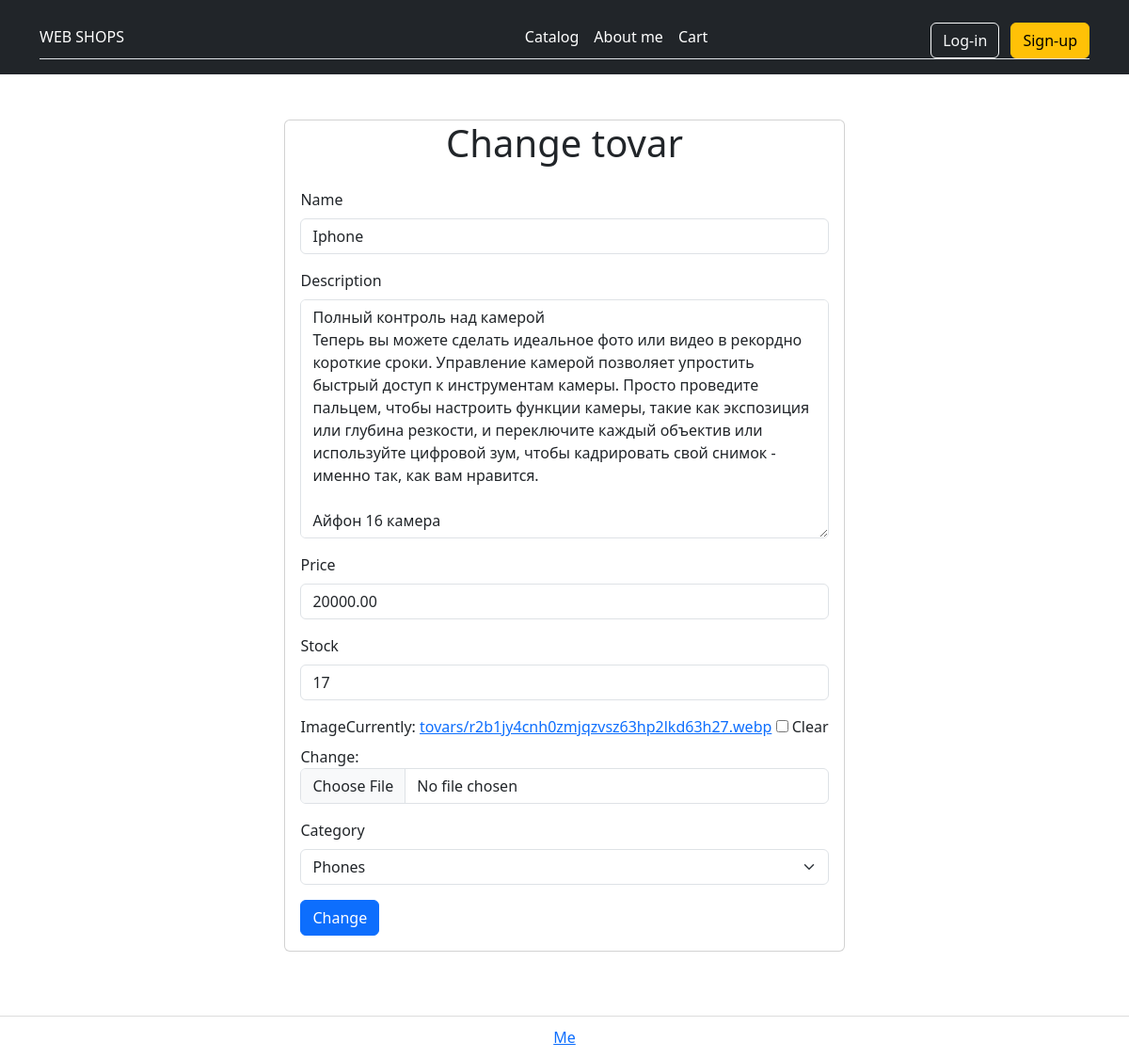
The app's page /tovars/1/update, older data.
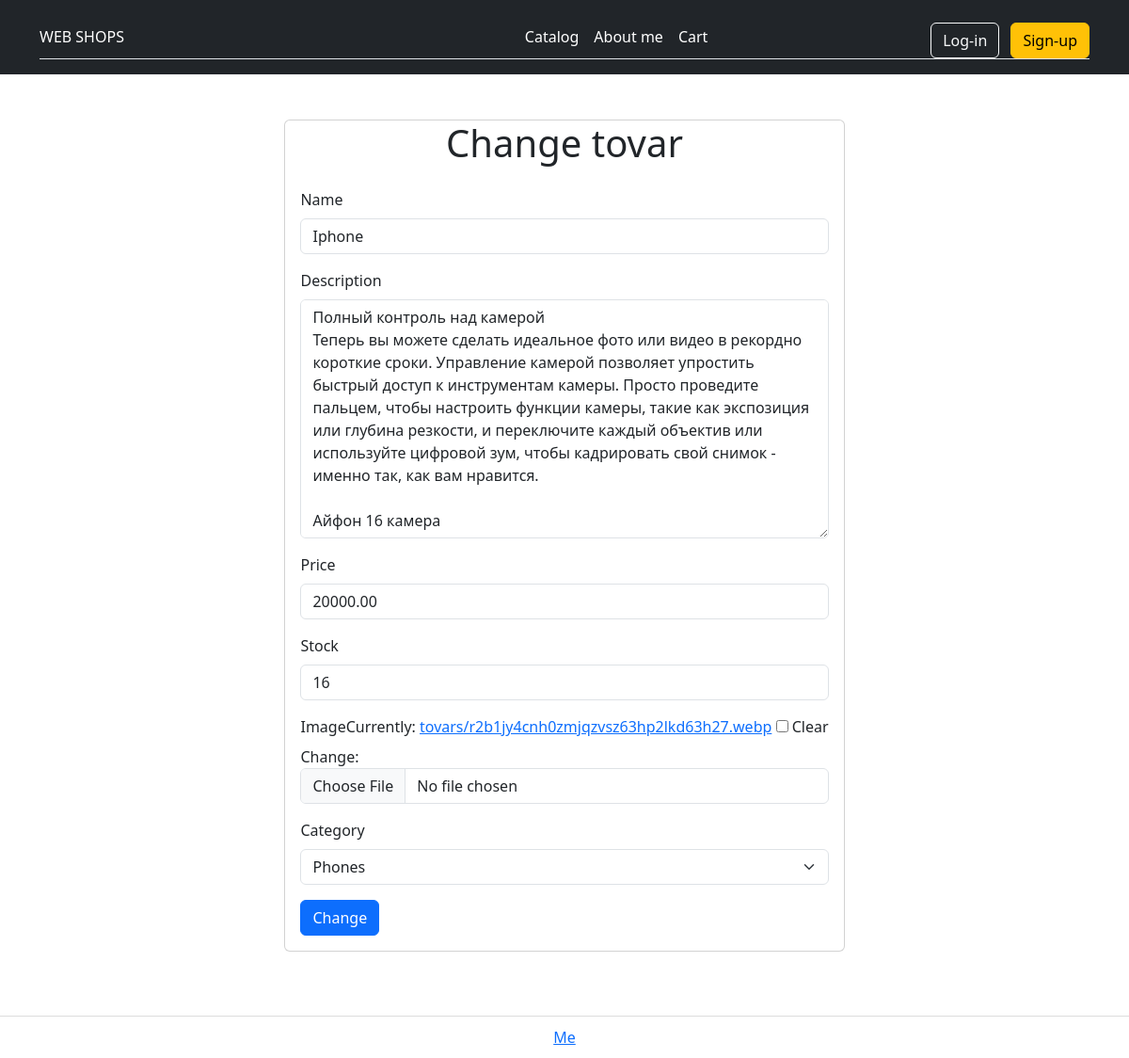
The same page, newer data.
### tovars/models.py (models this page shows, shortened)
class Tovars(models.Model):
    name = models.CharField(max_length=50, unique=True)
    description = models.TextField()
    price = models.DecimalField(max_digits=10, decimal_places=2)
    stock = models.PositiveIntegerField()
    image = models.ImageField(upload_to='tovars/', blank=True, null=True)
    category = models.ForeignKey(Category, on_delete=models.PROTECT)

### shop/models.py (models this page shows)
class Category(models.Model):
    name = models.CharField(verbose_name=_("Name"), max_length=50,unique=True)
    content = models.TextField(verbose_name=_("Content"), max_length=100)
    time_created = models.DateTimeField(verbose_name=_("Time created"), auto_now_add=True)
    time_update = models.DateTimeField(verbose_name=_("Time created"), auto_now=True)
    is_published = models.BooleanField(default=True)
    def __str__(self):
        return self.name

### tovars/views.py (the view)
# urls.py: path('<int:pk>/update', views.TovarsUpdateView.as_view(), name='tovars_update'),
class TovarsUpdateView(SuccessMessageMixin, UpdateView):
    template_name = 'form.html'
    model = Tovars
    form_class = TovarForm
    success_url = reverse_lazy('index')
    success_message = _('Tovar successfully modified')
    extra_context = {
        'head': _('Change tovar'),
        'button_text': _('Change'),
    }

### tovars/forms.py
class TovarForm(forms.ModelForm):
    class Meta:
        model = Tovars
        fields = ['name', 'description', 'price','stock', 'image', 'category']

### templates/form.html (shortened to what this page needs)
{% extends 'base.html' %}
{% load  django_bootstrap5  %}
{% load i18n %}
{% block content %}
<body class="d-flex flex-column min-vh-110">
    <div class="container d-flex align-items-center justify-content-center h-90">
        <div class="my-5">
            <div class="card">
                <h1 class="text-center mb-4">{{head}}</h1>
                <form method="post" class="px-3" enctype="multipart/form-data">
                    {% bootstrap_form form %}
                    {% bootstrap_button button_text button_type="submit" button_class="btn btn-primary" %}
                </form>
            </div>
        </div>
    </div>
</body>
{% endblock %}

Row changes from the older to the newer data that the page shows:
changed Tovars "Phones": stock "17" → "16"
